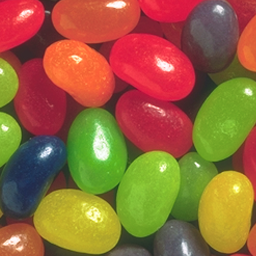
%> input picture Lab1pt2/jbeans-1.ppm, 256 x 256 px
$ octave Q3.m   (GNU Octave 9; MATLAB toolbox functions it lacks are replaced by stand-ins)
%> lines starting %> are read from the running program, lines starting %| are printed output that depends on the picture
%> further down, og_img is the input picture: size 256x256x3 uint8; mean R, G, B 148.6, 102.5, 59.4
### Lab1pt2/rgb2ycc.m
function ycc_image = rgb2ycc(rgb_image)
    rgb_image = double(rgb_image);
    R =  rgb_image(:,:,1);
    G =  rgb_image(:,:,2);
    B =  rgb_image(:,:,3);

    Y = ((75*R + 150*G + 29*B)/256);
    Cb = ((-44*R - 87*G + 131*B)/256) + 128;
    Cr = ((130*R - 110*G - 21*B)/256) + 128;

    ycc_image(:,:,1) = Y;
    ycc_image(:,:,2) = Cb;
    ycc_image(:,:,3) = Cr;
end

### Lab1pt2/ycc2rgb.m
function rgb_image = ycc2rgb(ycc_image)
    ycc_image = double(ycc_image);
    Y =  ycc_image(:,:,1);
    Cb =  ycc_image(:,:,2)-128;
    Cr =  ycc_image(:,:,3)-128;

    R = 1.0133*Y -0.0025*Cb + 1.3838*Cr;
    G = 1.0051*Y -0.3336 *Cb -0.6928*Cr;
    B = 1.0079*Y +1.7318 *Cb+0.0047*Cr;

    rgb_image(:,:,1) = R;
    rgb_image(:,:,2) = G;
    rgb_image(:,:,3) = B;

    rgb_image=uint8(rgb_image);
end

### Lab1pt2/func_MSE.m
function MSE = func_MSE(OG_img,noisy_img)
    [row col]=size(OG_img);
    OG_img=double(OG_img);
    noisy_img=double(noisy_img);
    X = sum(sum(((OG_img-noisy_img).^2)));
    Y=X/(row*col);
    MSE=sum(Y);
end

### Lab1pt2/func_SNR.m
function SNR = func_SNR(img_ORG,img_cor)
%UNTITLED Summary of this function goes here
%   Detailed explanation goes here
    img_ORG=double(img_ORG);
    img_cor=double(img_cor);

    [row col]=size(img_cor);

    MSE=func_MSE(img_ORG,img_cor);
    X= sum(sum(sum(img_ORG.^2)));
    Y=X/(row*col);

    SNR=10*log10(Y/MSE);
end

### Lab1pt2/func_PSNR.m
function PSNR = func_PSNR(img_ORG,img_cor)
%FUNC_PSNR Summary of this function goes here
%   Detailed explanation goes here
img_ORG=double(img_ORG);
img_cor=double(img_cor);

MSE=func_MSE(img_ORG,img_cor);
PSNR= 10*log10((255^2) / MSE);
end

### Lab1pt2/Q3.m
%state randomization
randn('state',sum(100*clock));

%original image and ycc transform
og_img= imread("jbeans-1.ppm");
jbeans_ycc=rgb2ycc(og_img);

vars = [10^2,20^2,40^2,80^2,100^2];
sqrt_vars= sqrt(vars);

MSE_y=zeros(1,5);
MSE_Cb=zeros(1,5);
MSE_Cr=zeros(1,5);

PSNR_y=zeros(1,5);
PSNR_Cb=zeros(1,5);
PSNR_Cr=zeros(1,5);

SNR_y=zeros(1,5);
SNR_Cb=zeros(1,5);
SNR_Cr=zeros(1,5);


for i = 1:length(vars)
   noise_image = sqrt_vars(i)*randn(256,256);

   %initialize channel as original ycc
   ycc_corrupted_y = jbeans_ycc;
   ycc_corrupted_Cb = jbeans_ycc;
   ycc_corrupted_Cr =jbeans_ycc;

   %apply noise
   ycc_corrupted_y(:,:,1)=ycc_corrupted_y(:,:,1)+noise_image;
   ycc_corrupted_Cb(:,:,2)=ycc_corrupted_Cb(:,:,2)+noise_image;
   ycc_corrupted_Cr(:,:,3)=ycc_corrupted_Cr(:,:,3)+noise_image;

   %ycc to rgb
   rgb_corrupted_y = ycc2rgb(ycc_corrupted_y);
   rgb_corrupted_Cb = ycc2rgb(ycc_corrupted_Cb);
   rgb_corrupted_Cr = ycc2rgb(ycc_corrupted_Cr);

   %Creating values for plot
   MSE_y(i)=func_MSE(og_img,rgb_corrupted_y);
   MSE_Cb(i)=func_MSE(og_img,rgb_corrupted_Cb);
   MSE_Cr(i)=func_MSE(og_img,rgb_corrupted_Cr);

   SNR_y(i)=func_SNR(og_img,rgb_corrupted_y);
   SNR_Cb(i)=func_SNR(og_img,rgb_corrupted_Cb);
   SNR_Cr(i)=func_SNR(og_img,rgb_corrupted_Cr);

   PSNR_y(i)=func_PSNR(og_img,rgb_corrupted_y);
   PSNR_Cb(i)=func_PSNR(og_img,rgb_corrupted_Cb);
   PSNR_Cr(i)=func_PSNR(og_img,rgb_corrupted_Cr);

   if i==4
        figure,imagesc(rgb_corrupted_y)
        title('corrupted y')

        figure, imagesc(rgb_corrupted_Cb)
        title('corrupted Cb')

        figure, imagesc(rgb_corrupted_Cr)
        title('corrupted Cr')
   end
end
%> this loop made 5 passes
%> pass 1, in ycc2rgb, `Y =  ycc_image(:,:,1);`:
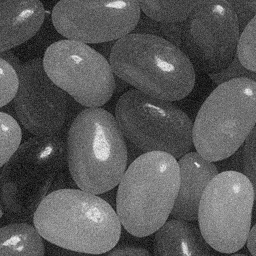
%> Y: size 256x256 double; min 13.71, max 286, mean 110.3; drawn with min black and max white
%> pass 1, in ycc2rgb, `Cb =  ycc_image(:,:,2)-128;`:
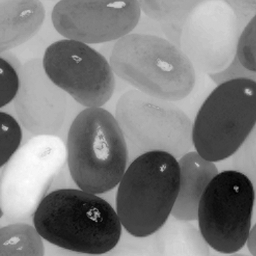
%> Cb: size 256x256 double; min -83.43, max 23.23, mean -30; drawn with min black and max white
%> pass 1, in ycc2rgb, `Cr =  ycc_image(:,:,3)-128;`:
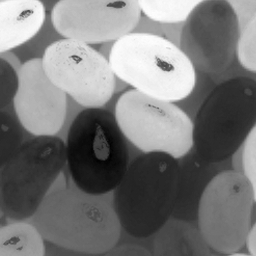
%> Cr: size 256x256 double; min -40.81, max 101, mean 26.5; drawn with min black and max white
%> after the loop:
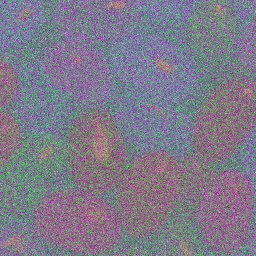
%> ycc_corrupted_Cb: size 256x256x3 double; mean R, G, B 110.3, 97.9, 154.5; drawn with min black and max white
%> after the loop:
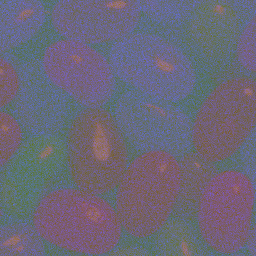
%> ycc_corrupted_Cr: size 256x256x3 double; mean R, G, B 110.3, 98, 154.4; drawn with min black and max white
%> after the loop:
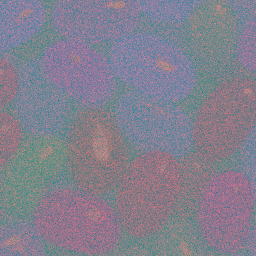
%> ycc_corrupted_y: size 256x256x3 double; mean R, G, B 110.2, 98, 154.5; drawn with min black and max white
%> after the loop, MSE_Cb = [103.2 369.3 1160.8 3054.8 3811.6]; MSE_Cr = [78.05 299.7 1076.2 3061.1 4033.8]; MSE_y = [101.4 394.4 1420.1 4332.4 5953.5]; PSNR_Cb = [27.99 22.46 17.48 13.28 12.32]; PSNR_Cr = [29.21 23.36 17.81 13.27 12.07]; PSNR_y = [28.07 22.17 16.61 11.76 10.38]; SNR_Cb = [21.53 16 11.02 6.82 5.86]; SNR_Cr = [22.75 16.9 11.35 6.81 5.61]; SNR_y = [21.61 15.71 10.15 5.3 3.92]

%plotting MSE
figure; hold on;
plot(vars,MSE_y);
plot(vars,MSE_Cr,'r');
plot(vars,MSE_Cb,'g');
legend('MSE_y','MSE_Cr','MSE_Cb')
xlabel("Variance")
ylabel("Magnitude of MSE")
title("MSE plot of three corruptions")
hold off


%plotting PSNR
figure; hold on;
plot(vars,PSNR_y);
plot(vars,PSNR_Cr,'r');
plot(vars,PSNR_Cb,'g');
legend('PSNR_y','PSNR_Cr','PSNR_Cb')
xlabel("Variance")
ylabel("Magnitude of PSNR")
title("PSNR plot of three corruptions")
hold off

%Plotting SNR
figure; hold on;
plot(vars,SNR_y);
plot(vars,SNR_Cr,'r');
plot(vars,SNR_Cb,'g');
legend('SNR_y','SNR_Cr','SNR_Cb')
xlabel("Variance")
ylabel("Magnitude of SNR")
title("SNR plot of three corruptions")
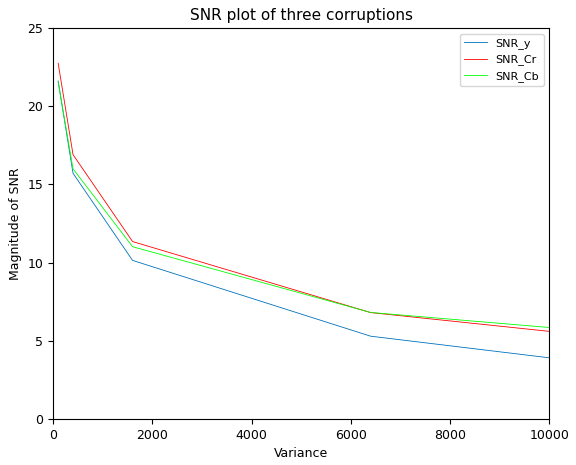
%> figure redrawn from the program's plot data
hold off
